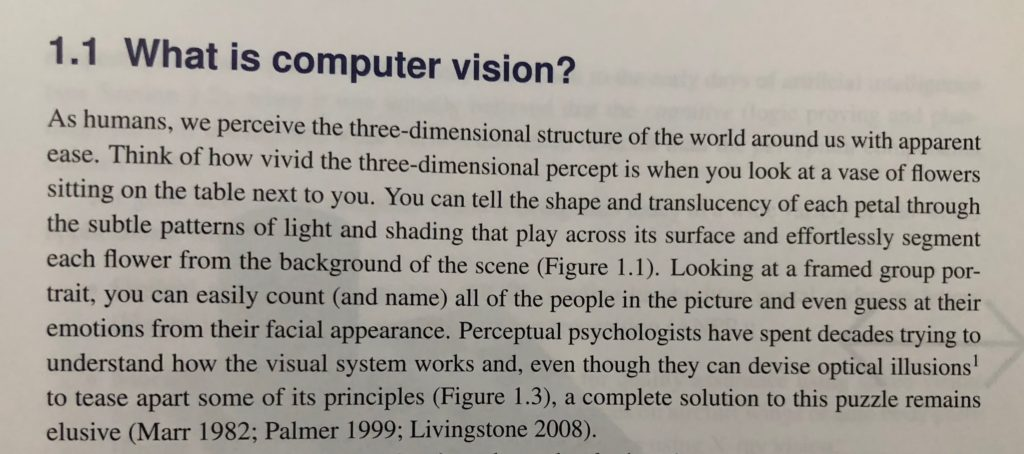
#> input picture day2/datasets/scans/img_eng.jpg, 1024 x 454 px
$ jupyter execute --allow-errors OCR.ipynb
#> lines starting #> are read from the running program, lines starting #| are printed output that depends on the picture
## Installation (MacOS)

[cell 1]
# install tesseract ('$brew install tesseract --HEAD')
# $tesseract --version
# $brew list tesseract
# $pip3 install pytesseract

## Installation (Ubuntu)

[cell 2]
# $sudo apt install tesseract-ocr
# $sudo apt install libtesseract-dev
# $tesseract --version

# $pip3 install pytesseract

[cell 3]
import cv2
import sys
import pytesseract
from matplotlib import pyplot as plt
import numpy as np
import os
import pandas as pd

[cell 4]
data_path = os.path.join("datasets", "")

## English Text

[cell 5]
# Read image path from command line
img_path = data_path + '/scans/img_eng.jpg'

# Define config parameters.
# '-l' English language
# '--oem' for specifying Engine (LSTM or not...)
config = ('-l eng --oem 1 --psm 3')

# Read image from disk
im = cv2.imread(img_path, cv2.IMREAD_COLOR)
#> im is the input picture: shape (454, 1024, 3); mean B, G, R 152.8, 160.5, 165.7

#plot image
plt.imshow(im)

# Run tesseract OCR on image
#> (the rest of this cell did not finish here and is left out)

## Arabic Text

[cell 6]
# Requirements: tested on Mac OS
# must set the variable 'export TESSDATA_PREFIX=/usr/local/Cellar/tesseract/HEAD-e9db7aa/share/tessdata/'
# must download 'ara.traineddata' form 'https://github.com/tesseract-ocr/tessdata/raw/master/ara.traineddata'
# and put it in TESSDATA_PREFIX

[cell 7]
# Read image path from command line
img_path = data_path +'/scans/img_ara.png'

config = ('-l ara --oem 1 --psm 3')

im = cv2.imread(img_path, cv2.IMREAD_COLOR)
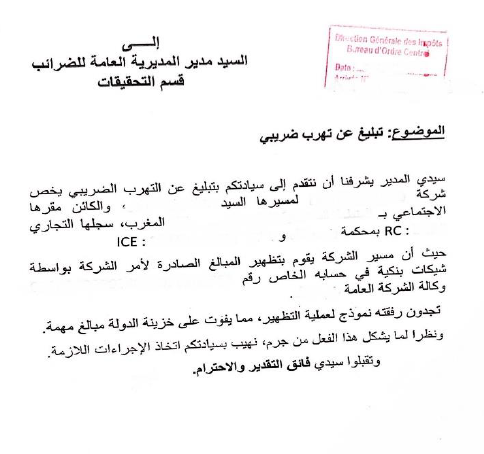
#> input picture day2/datasets/scans/img_ara.png, 484 x 454 px
#> im is the input picture: shape (454, 484, 3); mean B, G, R 244.9, 244.8, 245.1

#plt.imshow(im)

#> (the rest of this cell did not finish here and is left out)

## French Texte

[cell 8]
# must download 'fra.traineddata' form 'https://github.com/tesseract-ocr/tessdata/raw/master/fra.traineddata'
# and put it in TESSDATA_PREFIX

[cell 9]
# Read image path from command line
img_path = data_path +'/scans/img_fra.png'

config = ('-l fra --oem 1 --psm 3')

im = cv2.imread(img_path, cv2.IMREAD_COLOR)
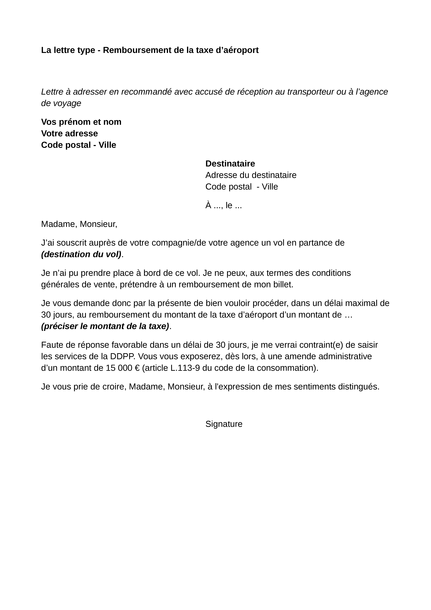
#> input picture day2/datasets/scans/img_fra.png, 431 x 610 px
#> im is the input picture: shape (610, 431, 3); min 0, max 255, mean 247.2


plt.figure(num=None, figsize=(8, 6), dpi=80, facecolor='w', edgecolor='k')
plt.imshow(im)

#> (the rest of this cell did not finish here and is left out)
